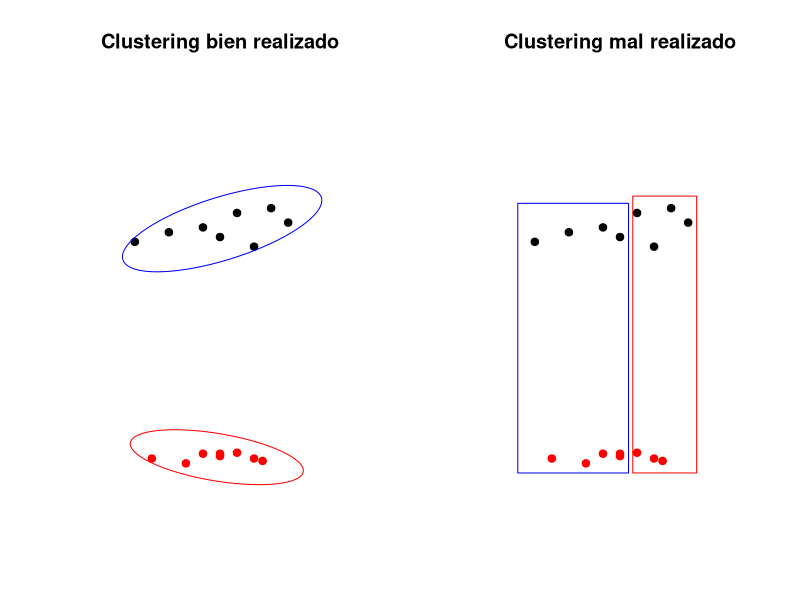
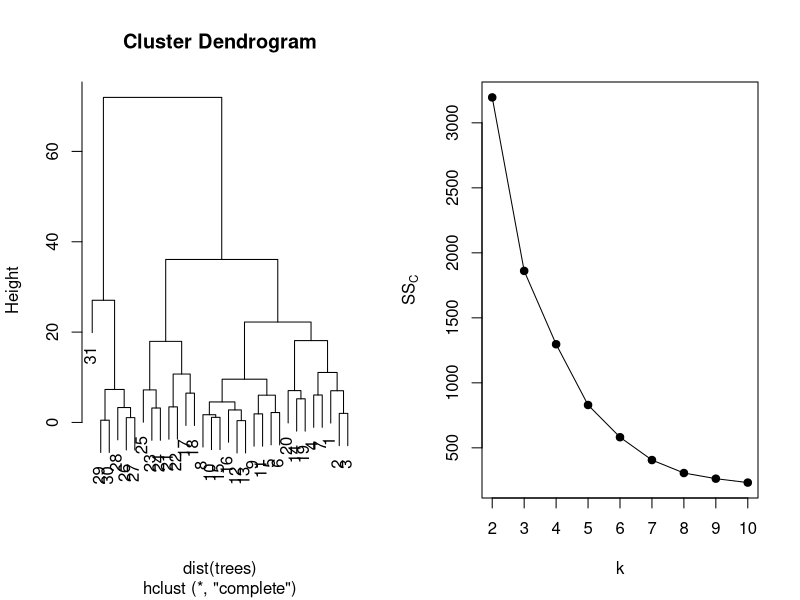

Generate these figures, in order, with R:
## ---- chunk 1
knitr::opts_chunk$set(echo = TRUE)
## ---- chunk 2
par(mfrow=c(1,2))
xp=c(1,1.2,1.4,1.5,1.6,1.7,1.8,1.9,1.1,1.3,1.4,1.5,1.5,1.6,1.7,1.75)
yp=c(5,5.2,5.3,5.1,5.6,4.9,5.7,5.4,0.5,0.4,0.6,0.55,0.6,0.62,0.5,0.45)
color=c(rep("black",8),rep("red",8))
plot(xp,yp,xlim=c(0.75,2.25),ylim=c(0,8),axes= FALSE,pch=19,xlab="",ylab="",col=color,main="Clustering bien realizado")
xc <- mean(xp[1:8]) # center x_c or h
yc <- mean(yp[1:8]) # y_c or k
a <- (max(xp[1:8])-min(xp[1:8]))*0.65 # major axis length
b <- (max(yp[1:8])-min(yp[1:8]))*0.85 # minor axis length
phi <- 0 # angle of major axis with x axis phi or tau

t <- seq(0, 2*pi, 0.01) 
x <- xc + a*cos(t)*cos(phi) - b*sin(t)*sin(phi)
y <- yc + a*cos(t)*cos(phi) + b*sin(t)*cos(phi)
lines(x,y,pch=19, col='blue')

xc <- mean(xp[9:16]) # center x_c or h
yc <- mean(yp[9:16]) # y_c or k
a <- (max(xp[9:16])-min(xp[9:16]))*0.55 # major axis length
b <- (max(yp[9:16])-min(yp[9:16]))*3 # minor axis length
phi <- -15 # angle of major axis with x axis phi or tau

t <- seq(0, 2*pi, 0.01) 
x <- xc + a*cos(t)*cos(phi) - b*sin(t)*sin(phi)
y <- yc + a*cos(t)*cos(phi) + b*sin(t)*cos(phi)
lines(x,y,pch=19, col='red')

plot(xp,yp,xlim=c(0.75,2.25),ylim=c(0,8),axes= FALSE,pch=19,xlab="",ylab="",col=color,main="Clustering mal realizado")
library(graphics)
rect(min(xp)-0.1,min(yp)-0.2,max(c(xp[1:4],xp[9:12]))+0.05,max(yp)+0.1,col=NA,border="blue")
rect(min(xp[14:16])-0.025,min(yp[14:16])-0.25,max(xp[5:8])+0.05,max(yp[5:8])+0.25,col=NA,border="red")
## ---- chunk 3
plot(hclust(dist(trees)))
## ---- chunk 4
ssc=c()
repeticions=50
for (i in 2:10){
  aux=c()
  for (j in 1:repeticions){
    aux=c(aux,kmeans(trees,i)$tot.withinss)
  }
  ssc=c(ssc,min(aux))
}
pendientes=ssc[-1]-ssc[-length(ssc)]
variación.pendientes = pendientes[-1]-pendientes[-length(pendientes)]
plot(2:10,ssc,type="o",xlim=c(2,10),ylab=expression(SS[C]),xlab="k",xaxp=c(2,10,8),pch=19)
## ---- chunk 5
resultado.km=kmeans(trees,centers=3,algorithm = 'MacQueen')
resultado.km
